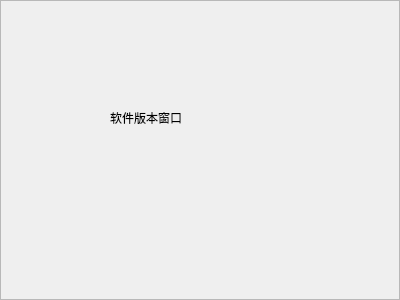
<?xml version="1.0" encoding="UTF-8"?>
<ui version="4.0">
 <class>VersionWidget</class>
 <widget class="QFrame" name="VersionWidget">
  <property name="geometry">
   <rect>
    <x>0</x>
    <y>0</y>
    <width>400</width>
    <height>300</height>
   </rect>
  </property>
  <property name="windowTitle">
   <string>Frame</string>
  </property>
  <property name="frameShape">
   <enum>QFrame::StyledPanel</enum>
  </property>
  <property name="frameShadow">
   <enum>QFrame::Raised</enum>
  </property>
  <widget class="QLabel" name="label">
   <property name="geometry">
    <rect>
     <x>110</x>
     <y>110</y>
     <width>81</width>
     <height>16</height>
    </rect>
   </property>
   <property name="text">
    <string>软件版本窗口</string>
   </property>
  </widget>
 </widget>
 <resources/>
 <connections/>
</ui>
